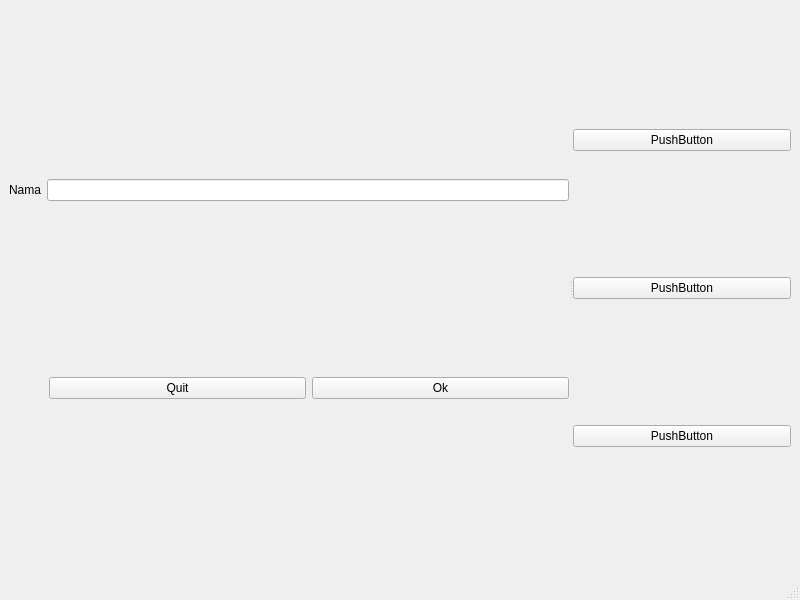
<?xml version="1.0" encoding="UTF-8"?>
<ui version="4.0">
 <class>MainWindow</class>
 <widget class="QMainWindow" name="MainWindow">
  <property name="geometry">
   <rect>
    <x>0</x>
    <y>0</y>
    <width>800</width>
    <height>600</height>
   </rect>
  </property>
  <property name="windowTitle">
   <string>MainWindow</string>
  </property>
  <widget class="QWidget" name="centralwidget">
   <layout class="QVBoxLayout" name="verticalLayout_3">
    <item>
     <widget class="QSplitter" name="splitter">
      <property name="orientation">
       <enum>Qt::Horizontal</enum>
      </property>
      <widget class="QWidget" name="">
       <layout class="QVBoxLayout" name="verticalLayout">
        <item>
         <layout class="QHBoxLayout" name="horizontalLayout">
          <item>
           <widget class="QLabel" name="label">
            <property name="text">
             <string>Nama</string>
            </property>
            <property name="buddy">
             <cstring>lineEdit</cstring>
            </property>
           </widget>
          </item>
          <item>
           <widget class="QLineEdit" name="lineEdit"/>
          </item>
         </layout>
        </item>
        <item>
         <layout class="QHBoxLayout" name="horizontalLayout_2">
          <item>
           <spacer name="horizontalSpacer">
            <property name="orientation">
             <enum>Qt::Horizontal</enum>
            </property>
            <property name="sizeType">
             <enum>QSizePolicy::Preferred</enum>
            </property>
            <property name="sizeHint" stdset="0">
             <size>
              <width>40</width>
              <height>20</height>
             </size>
            </property>
           </spacer>
          </item>
          <item>
           <widget class="QPushButton" name="pushButton_2">
            <property name="text">
             <string>Quit</string>
            </property>
           </widget>
          </item>
          <item>
           <widget class="QPushButton" name="pushButton">
            <property name="text">
             <string>Ok</string>
            </property>
           </widget>
          </item>
         </layout>
        </item>
       </layout>
      </widget>
      <widget class="QWidget" name="">
       <layout class="QVBoxLayout" name="verticalLayout_2">
        <item>
         <widget class="QPushButton" name="pushButton_3">
          <property name="text">
           <string>PushButton</string>
          </property>
         </widget>
        </item>
        <item>
         <widget class="QPushButton" name="pushButton_4">
          <property name="text">
           <string>PushButton</string>
          </property>
         </widget>
        </item>
        <item>
         <widget class="QPushButton" name="pushButton_5">
          <property name="text">
           <string>PushButton</string>
          </property>
         </widget>
        </item>
       </layout>
      </widget>
     </widget>
    </item>
   </layout>
  </widget>
  <widget class="QMenuBar" name="menubar">
   <property name="geometry">
    <rect>
     <x>0</x>
     <y>0</y>
     <width>800</width>
     <height>21</height>
    </rect>
   </property>
  </widget>
  <widget class="QStatusBar" name="statusbar"/>
 </widget>
 <tabstops>
  <tabstop>pushButton</tabstop>
  <tabstop>pushButton_3</tabstop>
  <tabstop>lineEdit</tabstop>
  <tabstop>pushButton_4</tabstop>
  <tabstop>pushButton_2</tabstop>
  <tabstop>pushButton_5</tabstop>
 </tabstops>
 <resources/>
 <connections/>
</ui>
